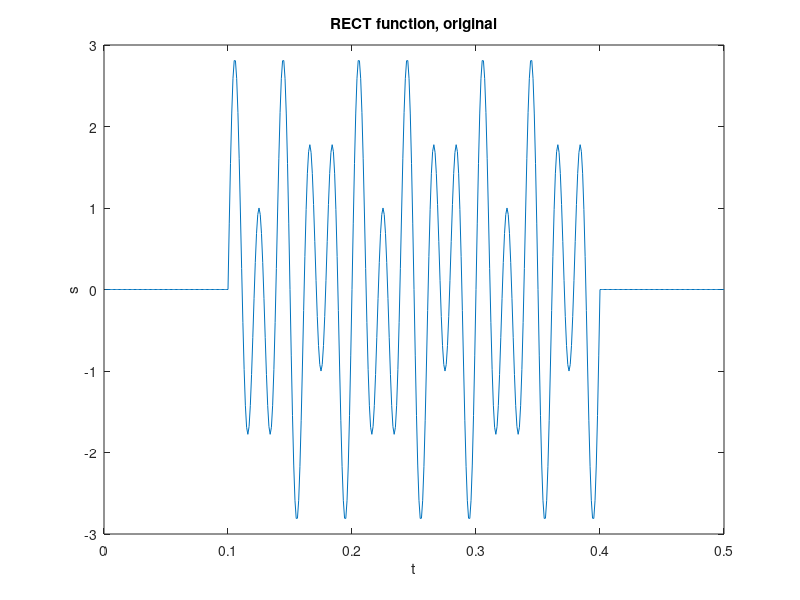
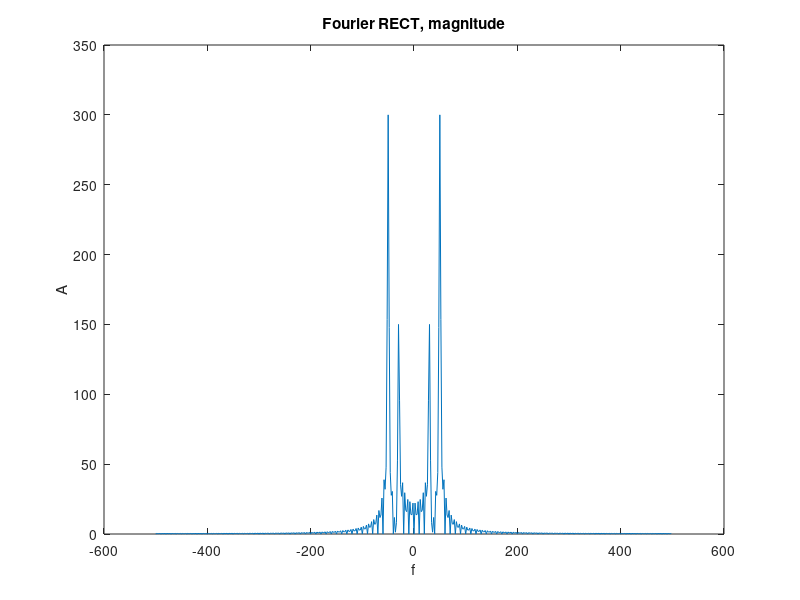
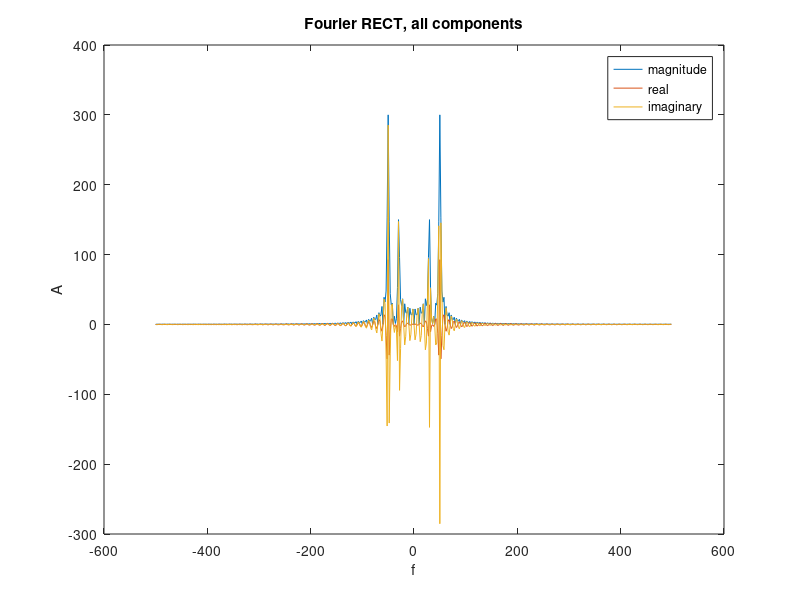

Write the MATLAB code that produced these figures, in order.
%Simulate signal
N=500;
t = 1:N; %1 step = 1 ms
t = t./1000;
s = zeros(1,N);
s(100:400) = 1;
s = s.*(sin(2*pi*30*t) + 2*sin(2*pi*50*t));

%Plot
figure
plot(t,s)
xlabel('t')
ylabel('s')
title('RECT function, original')

%Fourier transform
s_ft = fftshift(fft(s));
fvec = 1000*((-N/2):(N/2-1))/N;

%Plot
figure
plot(fvec, abs(s_ft))
xlabel('f')
ylabel('A')
title('Fourier RECT, magnitude')

figure
plot(fvec, abs(s_ft))
hold on
plot(fvec, real(s_ft))
plot(fvec, imag(s_ft))
xlabel('f')
ylabel('A')
title('Fourier RECT, all components')
legend('magnitude', 'real', 'imaginary')